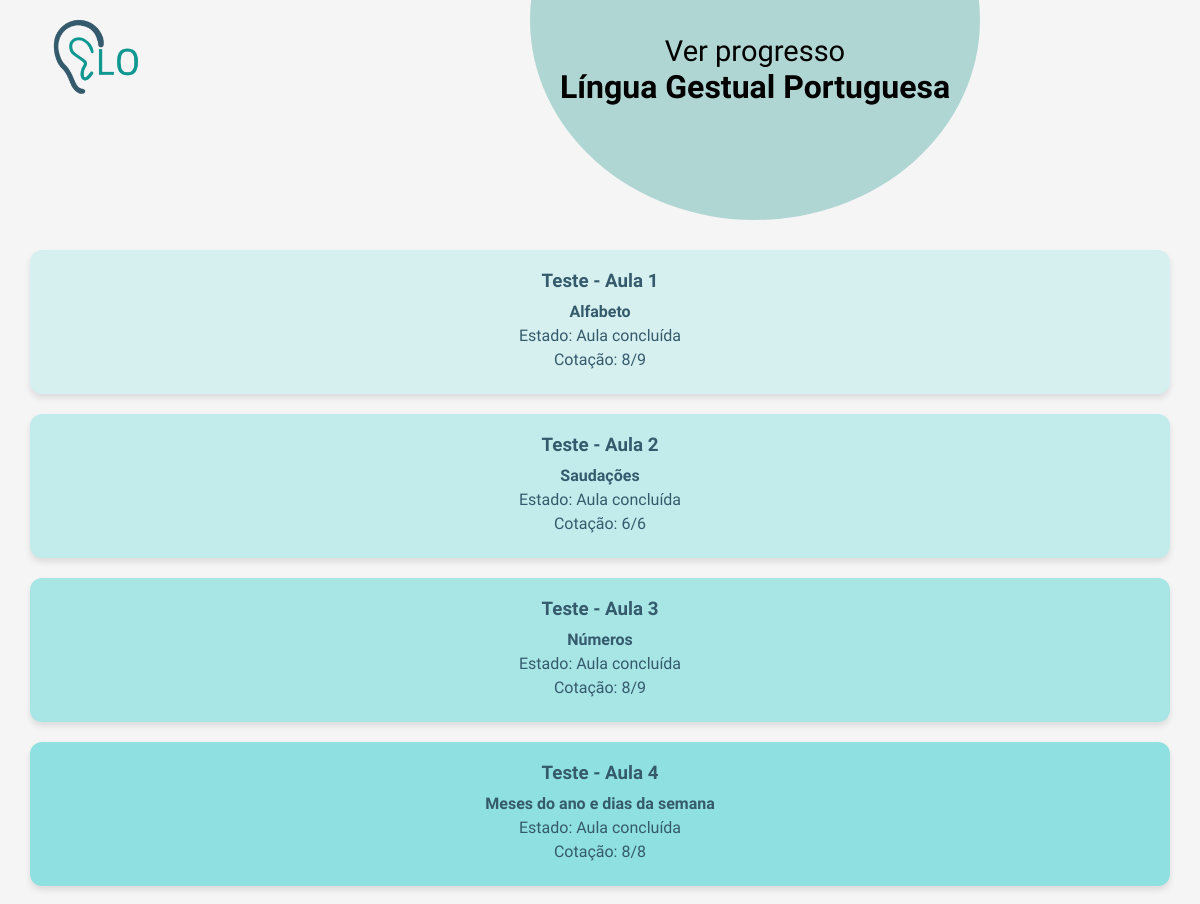
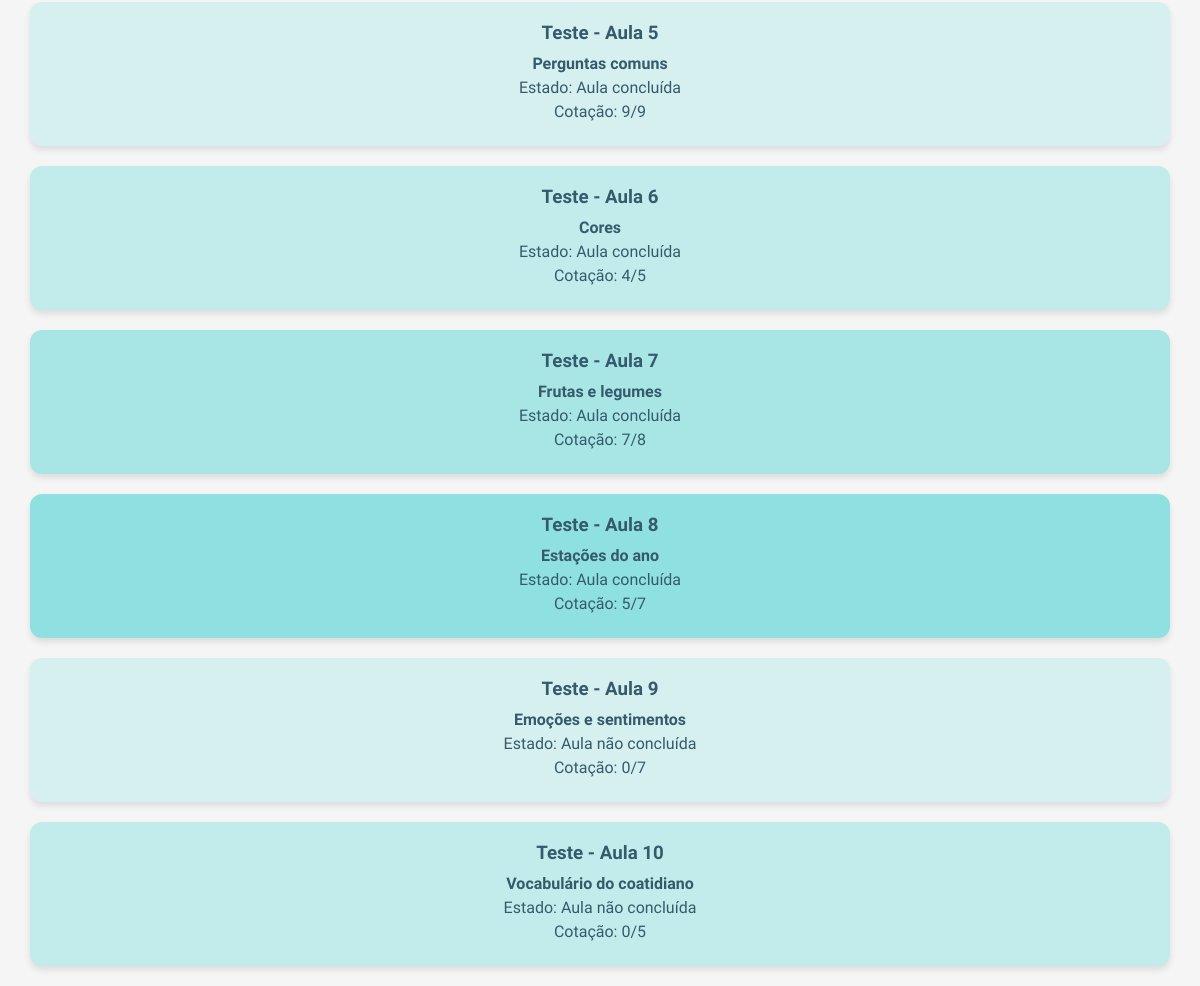
The page /testes/testes/ (signed in) on the database its author committed (2 pictures, top to bottom).
### testes/models.py (models this page shows)
class Teste(models.Model):
    titulo = models.CharField(max_length=200)
    aula = models.ForeignKey('aulas.Aula', on_delete=models.CASCADE)
    mensagem_inicial = models.TextField(blank=True, null=True)

### testes/views.py (the view)
# urls.py: path('testes/', views.lista_testes, name='lista_testes'),
def lista_testes(request):
    testes = Teste.objects.all()
    aulas_concluidas_ids = AulaConcluida.objects.filter(user=request.user).values_list('aula_id', flat=True)
    testes_info = []
    for teste in testes:
        tentativas = TentativaPergunta.objects.filter(utilizador=request.user, teste=teste)
        acertos = tentativas.filter(acertou=True, tentativas=1).count()
        total_perguntas = teste.pergunta_set.count()
        concluido = teste.aula.id in aulas_concluidas_ids
        testes_info.append({
            'teste': teste,
            'acertos': acertos,
            'total_perguntas': total_perguntas,
            'concluido': concluido,
        })
    return render(request, 'testes/lista_testes.html', {
        'testes_info': testes_info,
    })

### testes/templates/testes/lista_testes.html (shortened to what this page needs)
{% load static %}
<!DOCTYPE html>
<html lang="en">
<head>
    <link rel="stylesheet" type="text/css" href="{% static 'testes/lista_testes.css' %}">
</head>
<body>
        <a href="{% url 'dashboard' %}">
        <img src="{% static 'utilizador/images/logo.png' %}" alt="Logotipo" class="logo"></a>
        <div class="circulo-container">
            <div class="meio-circulo"></div>
            <div class="texto-circulo">
                <p class="texto-progresso">Ver progresso</p>
                <p class="texto-lingua"><strong>Língua Gestual Portuguesa</strong></p>
            </div>
        </div>
        <div class="card-container">
    {% for info in testes_info %}
    <div class="card {% cycle 'cor1' 'cor2' 'cor3' 'cor4' %}">
        <h3>Teste - Aula {{ forloop.counter }}</h3>
        <p><strong>{{ info.teste.titulo }}</strong></p>
        <p>Estado:
            {% if info.concluido %}
                <span class="Completado"> Aula concluída</span>
            {% else %}
                <span class="Não iniciado"> Aula não concluída</span>
            {% endif %}
        </p>
        <p>Cotação:
    {% if info.acertos is not None %}
        {{ info.acertos }}/{{ info.total_perguntas }}
    {% else %}
        Ainda não realizado
    {% endif %}
</p>
    </div>
    {% endfor %}
</div>
</body>
</html>

### testes/static/testes/lista_testes.css (style rules this page uses)
.logo { width: 180px; position: absolute; top: -25px; left: 10px; }
.circulo-container { position: relative; display: flex; justify-content: center; align-items: center; width: 450px; height: 400px; margin-left: 530px; margin-top: 20px; }
.meio-circulo { width: 100%; height: 100%; background-color: #B0D6D4; border-radius: 50%; position: absolute; z-index: 1; top:-200px; }
.texto-circulo { position: relative; z-index: 2; text-align: center; color: #000000; top:-150px; }
.texto-progresso { font-size: 29px; font-weight: normal; margin: 0; }
.texto-lingua { font-size: 32px; font-weight: bold; margin: 0; }
* { font-family: 'Sansation', sans-serif; }
body { font-family: Arial, sans-serif; background-color: #f5f5f5; margin: 0; padding: 0; }
.card { background-color: #e1f7f7; border-radius: 12px; padding: 20px; text-align: center; box-shadow: 0 4px 6px rgba(0, 0, 0, 0.1); margin-bottom: 20px; width: 95%; margin-left: auto; margin-right: auto; box-sizing: border-box; }
.card h3 { margin: 0 0 10px; color: #355A6C; }
.card p { margin: 5px 0; color: #355A6C; }
.cor1 { background-color: #d6f0f0; }
.cor2 { background-color: #c2ecec; }
.cor3 { background-color: #a8e6e6; }
.cor4 { background-color: #8fe0e0; }
.card-container { margin-top: -170px; }

### rows shown on the page
Teste: teste.titulo "Alfabeto", shows "Aula concluída", acertos "8", total_perguntas "9"
Teste: teste.titulo "Saudações", shows "Aula concluída", acertos "6", total_perguntas "6"
Teste: teste.titulo "Números", shows "Aula concluída", acertos "8", total_perguntas "9"
Teste: teste.titulo "Meses do ano e dias da semana", shows "Aula concluída", acertos "8", total_perguntas "8"
Teste: teste.titulo "Perguntas comuns", shows "Aula concluída", acertos "9", total_perguntas "9"
Teste: teste.titulo "Cores", shows "Aula concluída", acertos "4", total_perguntas "5"
Teste: teste.titulo "Frutas e legumes", shows "Aula concluída", acertos "7", total_perguntas "8"
Teste: teste.titulo "Estações do ano", shows "Aula concluída", acertos "5", total_perguntas "7"
Teste: teste.titulo "Emoções e sentimentos", shows "Aula não concluída", acertos "0", total_perguntas "7"
Teste: teste.titulo "Vocabulário do coatidiano", shows "Aula não concluída", acertos "0", total_perguntas "5"
